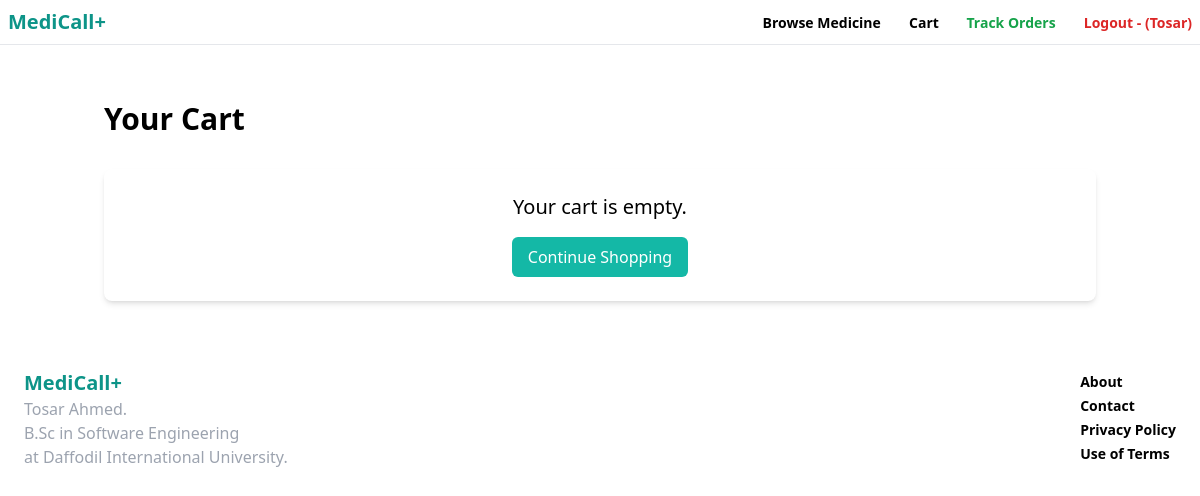
/items/cart_items/ (signed in), run on an earlier commit of the app's database.
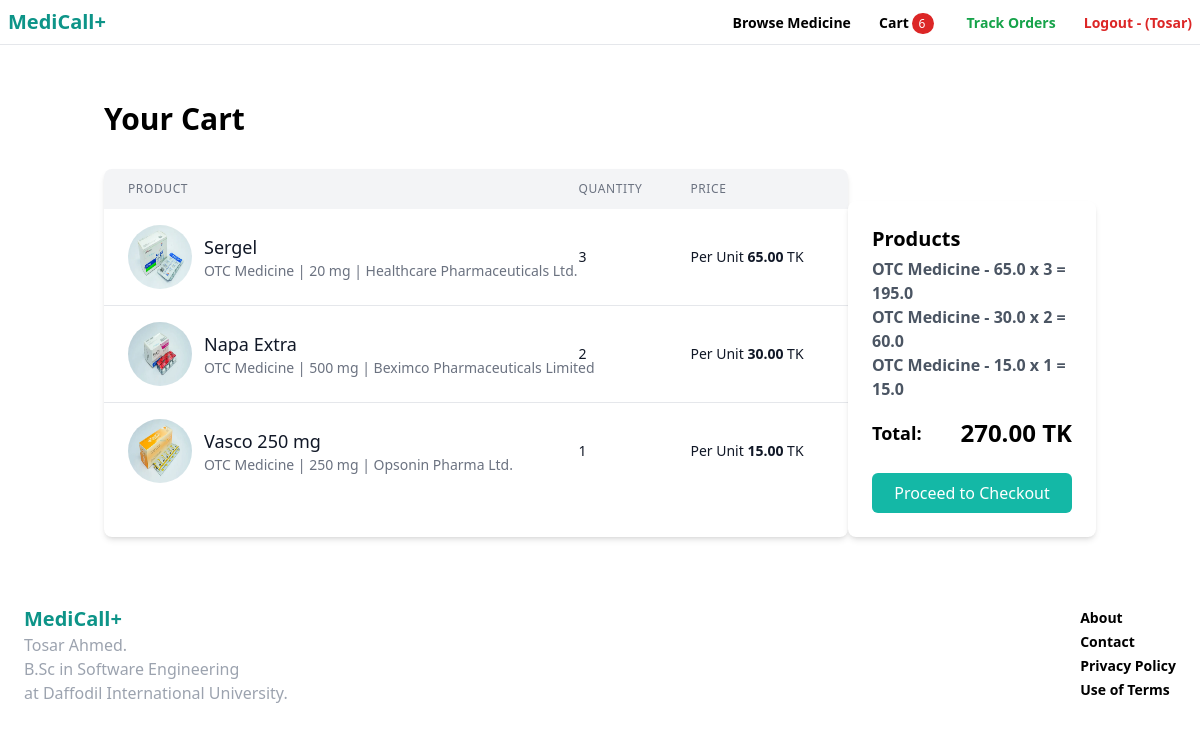
And on a later commit of the database.
### item/models.py (models this page shows, shortened)
class CartItem(models.Model):
    cart = models.ForeignKey(Cart, on_delete=models.CASCADE, related_name="cart_items")
    item = models.ForeignKey(Item, on_delete=models.CASCADE)
    quantity = models.PositiveIntegerField(default=1)

class Item(models.Model):
    category = models.ForeignKey(Category, related_name='items', on_delete=models.CASCADE)
    name = models.CharField(max_length=255)
    mg = models.TextField(max_length=50, blank=True, null=True, verbose_name="Unit")
    group = models.TextField(max_length=255, blank=True, null=True)
    company = models.TextField(max_length=255, blank=True, null=True)
    short_description = models.TextField(blank=True, null=True)
    description = models.TextField(blank=True, null=True)
    price = models.FloatField()
    image = models. ImageField(upload_to = 'items images', blank=True, null=True)
    is_sold = models.BooleanField(default=False)
    created_by = models.ForeignKey(User, related_name='items', on_delete=models.CASCADE)
    created_at = models.DateTimeField(auto_now_add=True)

class Category(models.Model):
    name = models.CharField(max_length=255)
    order = models.IntegerField(default=1)
    class Meta:
        ordering = ('name',)
        verbose_name_plural= 'Categories'

### item/views.py (the view)
# urls.py: path('cart_items/', cart_items, name='cart-items'),
@login_required
def cart_items(request):
    cart = Cart.objects.get(user=request.user)
    cart_items = CartItem.objects.filter(cart=cart)
    cart_total = sum(cart_item.item.price * cart_item.quantity for cart_item in cart.cart_items.all())
    for cart in cart_items:
        cart.total_price = cart.item.price * cart.quantity
    return render(request, 'item/cart_items.html', {'cart_items': cart_items, 'cart_total': cart_total, 'cart_id': cart.id})

### core/context_processors.py (called while the page is built)
def cart_item_count(request):
    if request.user.is_authenticated:
        try:
            cart = Cart.objects.get(user=request.user)
            count = sum(item.quantity for item in cart.cart_items.all())
        except Cart.DoesNotExist:
            count = 0
    else:
        cart = request.session.get('cart', {})
        count = sum(item['quantity'] for item in cart.values())
    return {'cart_item_count': count}

### item/templates/item/cart_items.html (shortened to what the changed rows need)
{% extends 'core/base.html' %}
{% block content %}
<div class="container mx-auto px-4 py-8">
    <h1 class="text-3xl font-bold mb-8">Your Cart</h1>
    {% if cart_items %}
        <div class="grid grid-cols-4">
            <div class="bg-white shadow-md rounded-lg overflow-hidden col-span-3">
                <table class="w-full">
                    <thead>
                        <tr class="bg-gray-100">
                            <th class="px-6 py-3 text-left text-xs font-medium text-gray-500 uppercase tracking-wider">Product</th>
                            <th class="px-6 py-3 text-left text-xs font-medium text-gray-500 uppercase tracking-wider">Quantity</th>
                            <th class="px-6 py-3 text-left text-xs font-medium text-gray-500 uppercase tracking-wider">Price</th>
                            <th class="px-6 py-3 text-left text-xs font-medium text-gray-500 uppercase tracking-wider">Action</th>
                        </tr>
                    </thead>
                    <tbody class="divide-y divide-gray-200">
                        {% for cart in cart_items %}
                            <tr>
                                <td class="px-6 py-4 whitespace-nowrap">
                                    <div class="flex items-center">
                                        {% if cart.item.image %}
                                            <img class="h-16 w-16 rounded-full mr-3" src="{{ cart.item.image.url }}" alt="{{ item.name }}">
                                        {% endif %}
                                        <div class="text-sm font-medium text-gray-900">
                                            <p class="text-lg">{{ cart.item.name }}</p>
                                            <span class="text-sm text-gray-500">{{ cart.item.category.name }} |  {{ cart.item.mg }} | {{ cart.item.company }}</span>
                                        </div>
                                    </div>
                                </td>
                                <td class="px-6 py-4 whitespace-nowrap">
                                    <div class="text-sm text-gray-900">{{ cart.quantity }}</div>
                                </td>
                                <td class="px-6 py-4 whitespace-nowrap">
                                    <div class="text-sm text-gray-900">Per Unit <span class="font-bold">{{ cart.item.price|floatformat:2 }}</span> TK</div>
                                </td>
                                <td class="px-6 py-4 whitespace-nowrap">
                                </td>
                            </tr>
                        {% endfor %}
                    </tbody>
                </table>
            </div>
            <div class="mt-8 bg-white shadow-md rounded-lg p-6">
                <p class="font-bold text-xl mb-1">Products</p>
                {% for cart in cart_items %}
                    <span class="text-gray-600 font-semibold py-2">{{cart.item.category.name}} - {{cart.item.price}} x {{cart.quantity}} = {{cart.total_price}} </span><br>
                {% endfor %}
                <div class="flex justify-between items-center mt-4">
                    <span class="text-lg font-semibold">Total:</span>
                    <span class="text-2xl font-bold">{{ cart_total|floatformat:2 }} TK</span>
                </div>
                <div class="mt-6">
                    <a href="{% url 'payment:delivery-address' subtotal=cart_total cartid=cart_id %}" class="w-full bg-teal-500 text-white py-2 px-4 rounded-md hover:bg-teal-600 focus:outline-none focus:ring-2 focus:ring-teal-500 focus:ring-opacity-50 inline-block text-center">
                        Proceed to Checkout
                    </a>
                </div>
            </div>
        </div>
    {% else %}
        <div class="bg-white shadow-md rounded-lg p-6 text-center">
            <p class="text-xl">Your cart is empty.</p>
            <a href="" class="mt-4 inline-block bg-teal-500 text-white py-2 px-4 rounded-md hover:bg-teal-600 focus:outline-none focus:ring-2 focus:ring-blue-500 focus:ring-opacity-50">
                Continue Shopping
            </a>
        </div>
    {% endif %}
</div>
{% endblock %}

### core/templates/core/base.html (shortened to what this page needs)
<!DOCTYPE html>
<html>
<head>
    <script src="https://cdn.tailwindcss.com"></script>
    <link href="https://cdnjs.cloudflare.com/ajax/libs/font-awesome/6.0.0-beta3/css/all.min.css" rel="stylesheet">
</head>
<body>
    <nav class="px-2 py-2 flex justify-between items-center border-b border-gray-200">
        <a href="/" , class="text-xl font-semibold text-teal-600">MediCall+</a>
        <div class="space-x-6">
            <a href="{% url 'item:items' %}" , class="text-sm font-semibold hover:text-teal-400">Browse Medicine</a>
            {% if request.user.is_authenticated %}
            <a href="{% url 'item:cart-items' %}" , class="text-sm font-semibold hover:text-teal-400">
                Cart
                {% if cart_item_count > 0 %}
                <span
                    class="bg-red-600 text-white text-xs font-medium me-2 px-1.5 py-0.5 rounded-full dark:bg-red-600 dark:text-red-300">
                    {{cart_item_count}}
                </span>
                {% endif %}
            </a>
            <a href="{% url 'payment:track-order' %}" , class="text-sm text-green-600 font-semibold hover:text-teal-400">Track Orders</a>
            <form method="post" class="inline" action="{% url 'core:logout' %}">
                <button type="submit" class="text-sm text-red-600 font-semibold hover:text-red-800">Logout - ({{request.user.first_name}})</button>
            </form>
            {% else %}
            <a href="{% url 'core:signup' %}" , class="text-sm font-semibold hover:text-teal-400">Sign Up</a>
            <a href="{% url 'core:login' %}" , class="text-sm font-semibold hover:text-teal-400">Log in</a>
            {% endif %}
        </div>
    </nav>
    <div class="px-6 py-6">
        {% block content %}
        {% endblock %}
    </div>
    <footer class="px-6 py-3 flex justify-between">
        <div class="w-2/3 pr-10">
            <a href="/" , class="text-xl font-semibold text-teal-600">MediCall+</a>
            <p class="text-gray-400">Tosar Ahmed. <br> B.Sc in Software Engineering <br> at Daffodil International
                University.</p>
        </div>
        <div class=" ">
            <ul>
                <li><a href="#" , class="text-sm font-semibold hover:text-teal-400">About</a></li>
                <li><a href="{% url 'core:contact' %}" , class="text-sm font-semibold hover:text-teal-400">Contact</a>
                </li>
                <li><a href="#" , class="text-sm font-semibold hover:text-teal-400">Privacy Policy</a></li>
                <li><a href="#" , class="text-sm font-semibold hover:text-teal-400">Use of Terms</a></li>
            </ul>
        </div>
    </footer>
</body>
</html>

What changed in the data, as far as the page shows it:
added CartItem: item.image (picture), item.name "Sergel", item.category.name "OTC Medicine", item.mg "20 mg", item.company "Healthcare Pharmaceuticals Ltd.", quantity "3", item.price "65.00", item.price "65.0", total_price "195.0"
added CartItem: item.image (picture), item.name "Napa Extra", item.category.name "OTC Medicine", item.mg "500 mg", item.company "Beximco Pharmaceuticals Limited", quantity "2", item.price "30.00", item.price "30.0", total_price "60.0"
added CartItem: item.image (picture), item.name "Vasco 250 mg", item.category.name "OTC Medicine", item.mg "250 mg", item.company "Opsonin Pharma Ltd.", quantity "1", item.price "15.00", item.price "15.0", total_price "15.0"
Also different on the page:
{{ cart_item_count }}: (not shown) → "6"
{{ cart_total|floatformat:2 }}: (not shown) → "270.00"
text no longer shown: "Your cart is empty. Continue Shopping"
text now shown: "PRODUCT QUANTITY PRICE Products Total: TK Proceed to Checkout"
